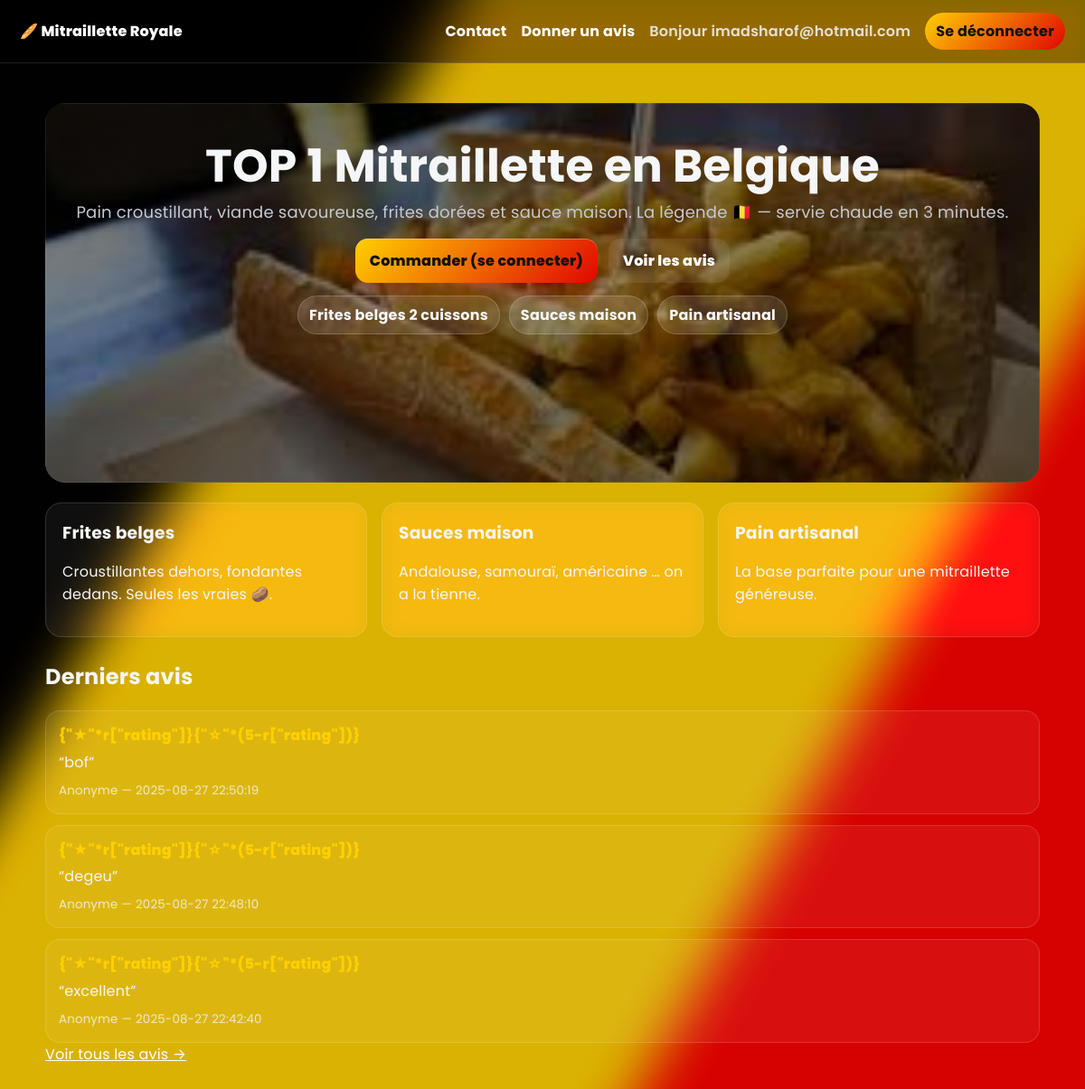
The page / (signed in) on the database its author committed.
### tables this page shows
CREATE TABLE reviews(
      id INTEGER PRIMARY KEY AUTOINCREMENT,
      author_email TEXT,
      rating INTEGER CHECK(rating BETWEEN 1 AND 5) NOT NULL,
      comment TEXT NOT NULL,
      created_at TIMESTAMP DEFAULT CURRENT_TIMESTAMP
    );

### app.py (the view)
@app.get("/")
def home():
    conn = get_db()
    rows = conn.execute("""
      SELECT author_email, rating, comment, created_at
      FROM reviews ORDER BY created_at DESC LIMIT 3
    """).fetchall()
    conn.close()
    return render_template("home.html", last_reviews=rows)

### app.py (called while the page is built)
def get_db():
    conn = sqlite3.connect(DB_PATH)
    conn.row_factory = sqlite3.Row
    return conn

### templates/home.html (shortened to what this page needs)
{% extends "base.html" %}
{% block content %}
<section class="hero hero--with-photo">
  <div class="hero__media" role="img" aria-label="Mitraillette belge croustillante"></div>
  <div class="hero__overlay"></div>
  <div class="hero__inner">
    <h1 class="display">TOP 1 Mitraillette en Belgique</h1>
    <p class="lead">
      Pain croustillant, viande savoureuse, frites dorées et sauce maison.
      La légende 🇧🇪 — servie chaude en 3 minutes.
    </p>
    <div class="hero__cta">
      <a class="btn btn--primary" href="{{ url_for('auth') }}">Commander (se connecter)</a>
      <a class="btn btn--ghost" href="{{ url_for('avis') }}">Voir les avis</a>
    </div>
    <div class="hero__badges">
      <span class="badge">Frites belges 2 cuissons</span>
      <span class="badge">Sauces maison</span>
      <span class="badge">Pain artisanal</span>
    </div>
  </div>
</section>
<section class="features">
  <article class="card">
    <h3>Frites belges</h3>
    <p>Croustillantes dehors, fondantes dedans. Seules les vraies 🥔.</p>
  </article>
  <article class="card">
    <h3>Sauces maison</h3>
    <p>Andalouse, samouraï, américaine … on a la tienne.</p>
  </article>
  <article class="card">
    <h3>Pain artisanal</h3>
    <p>La base parfaite pour une mitraillette généreuse.</p>
  </article>
</section>
<section class="reviews">
  <h2>Derniers avis</h2>
  {% if last_reviews %}
    <ul class="review-list">
      {% for r in last_reviews %}
      <li class="review">
        <div class="stars">{"★"*r["rating"]}{"☆"*(5-r["rating"])}</div>
        <p class="review__text">“{{ r["comment"] }}”</p>
        <small class="review__meta">{{ r["author_email"] or "Anonyme" }} — {{ r["created_at"] }}</small>
      </li>
      {% endfor %}
    </ul>
    <a class="link" href="{{ url_for('avis') }}">Voir tous les avis →</a>
  {% else %}
    <p class="muted">Pas encore d’avis. Soyez le premier !</p>
  {% endif %}
</section>
{% endblock %}

### static/site.css (style rules this page uses)
:root { --bg:#0a0a0a; --surface:rgba(255,255,255,.06); --stroke:rgba(255,255,255,.14); --text:#f5f6f7; --muted:#c7c9d1; --primary:#ffd000; --danger:#e10600; }
html,body { height:100% }
body { margin:0; color:var(--text); background:var(--bg); font-family: "Poppins", system-ui, -apple-system, Segoe UI, Roboto, Arial, sans-serif; letter-spacing:.2px; position:relative; overflow-x:hidden; }
body::before { content:""; position:fixed; inset:-20%; z-index:-2; pointer-events:none; opacity:.85; background: linear-gradient(120deg, #000 0%, #000 33.33%, transparent 33.33%), linear-gradient(120deg, transparent 33.33%, #ffd000 33.33%, #ffd000 66.66%, transparent 66.66%), linear-gradient(120deg, transparent 66.66%, #e10600 66.66%, #e10600 100%); filter: blur(30px) saturate(115%); animation: float 26s ease-in-out infinite alternate; }
.display { font-size: clamp(34px, 4.2vw, 56px); line-height:1.05; margin:0 0 10px }
.lead { color:var(--muted); font-size: clamp(15px, 1.8vw, 18px); margin:0 0 16px }
.hero { position:relative; margin:14px auto 10px; border-radius:22px; overflow:hidden }
.hero--with-photo { min-height:420px }
.hero__media { position:absolute; inset:0; z-index:-2; background:url('/static/mitraillette-hero/mitraillette-hero.jpg') center/cover no-repeat; transform: scale(1.02); }
.hero__overlay { position:absolute; inset:0; z-index:-1; background: radial-gradient(1200px 600px at 10% -10%, rgba(0,0,0,.5), transparent 60%), linear-gradient(0deg, rgba(0,0,0,.45), rgba(0,0,0,.35)); box-shadow: inset 0 0 0 1px rgba(255,255,255,.08); }
.hero__inner { padding:44px 28px; text-align:center }
.hero__badges { display:flex; flex-wrap:wrap; gap:10px; justify-content:center; margin-top:14px }
.badge { display:inline-block; padding:8px 12px; border-radius:999px; background:rgba(255,255,255,.12); border:1px solid rgba(255,255,255,.18); font-weight:700 }
.hero__cta { display:flex; gap:12px; justify-content:center; margin:16px 0 4px }
.btn { display:inline-block; font-weight:800; text-decoration:none; cursor:pointer; border:0 }
.btn--primary { padding:12px 16px; border-radius:14px; color:#111; background:linear-gradient(135deg, var(--primary), var(--danger)); box-shadow:0 14px 28px rgba(225,6,0,.25), inset 0 1px 0 rgba(255,255,255,.3); }
.btn--ghost { padding:12px 16px; border-radius:14px; color:#fff; border:1px solid rgba(255,255,255,.3); background:rgba(255,255,255,.08) }
.features { display:grid; gap:16px; grid-template-columns:repeat(auto-fit,minmax(260px,1fr)); margin:22px 0 10px }
.card { padding:18px; border-radius:18px; background:var(--surface); border:1px solid var(--stroke); backdrop-filter:saturate(160%) blur(10px) }
.card h3 { margin:0 0 8px }
.reviews { margin:26px 0 }
.review-list { list-style:none; padding:0; margin:0; display:grid; gap:12px }
.review { padding:14px; border-radius:16px; background:var(--surface); border:1px solid var(--stroke) }
.review__text { margin:.3rem 0 }
.review__meta { opacity:.8 }
.stars { color:var(--primary); margin-bottom:4px }
.link { color:#fff; text-decoration:underline }
.btn { appearance:none; border:0; outline:0; font-weight:800; text-decoration:none; text-align:center }
.review .stars { color:#ffd000; font-weight:800 }

### rows shown on the page
reviews: comment "bof", r "Anonyme", created_at "2025-08-27 22:50:19"
reviews: comment "degeu", r "Anonyme", created_at "2025-08-27 22:48:10"
reviews: comment "excellent", r "Anonyme", created_at "2025-08-27 22:42:40"

### other values the page prints
{{ session.get('email') }} "imadsharof@hotmail.com"
